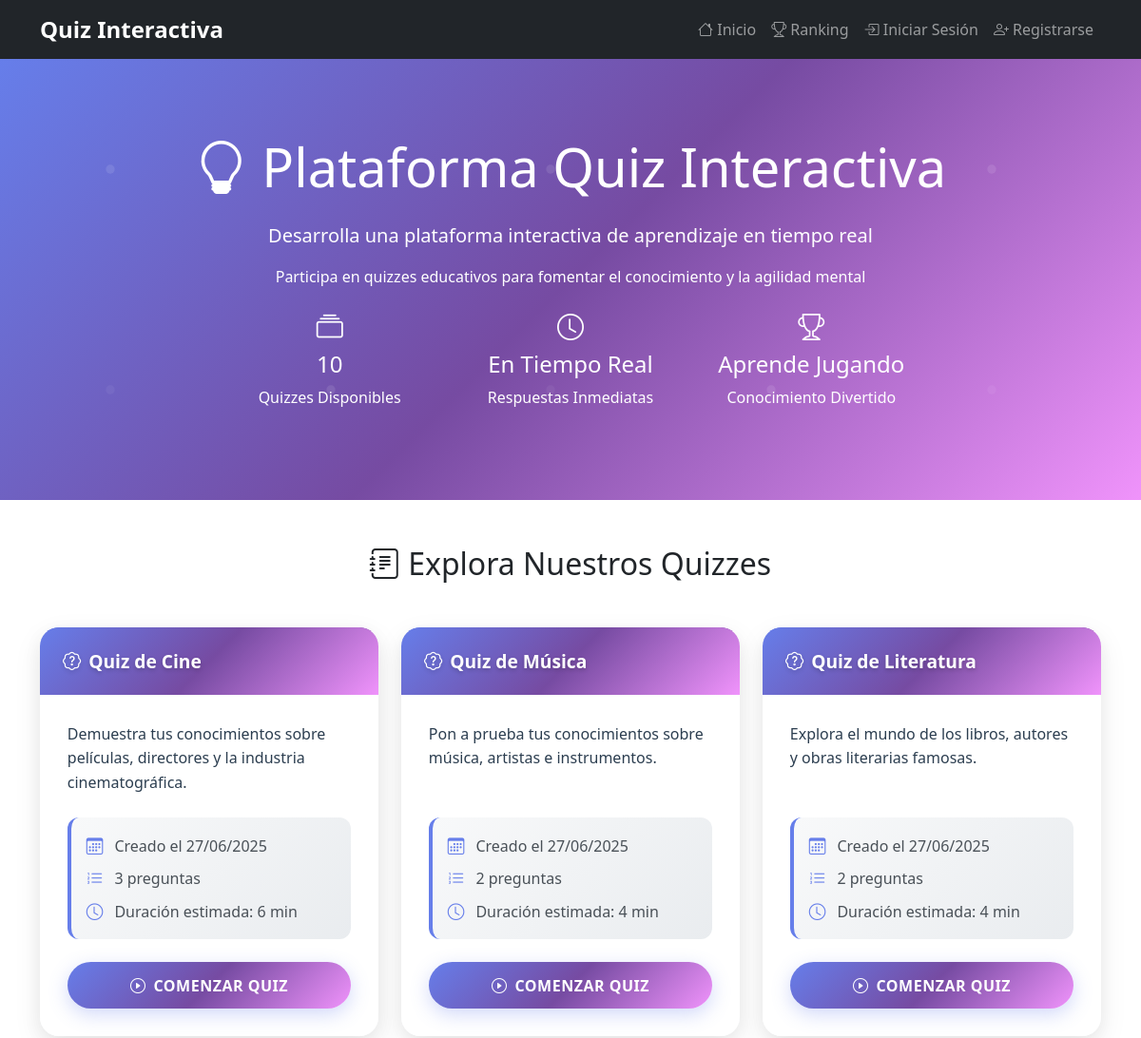
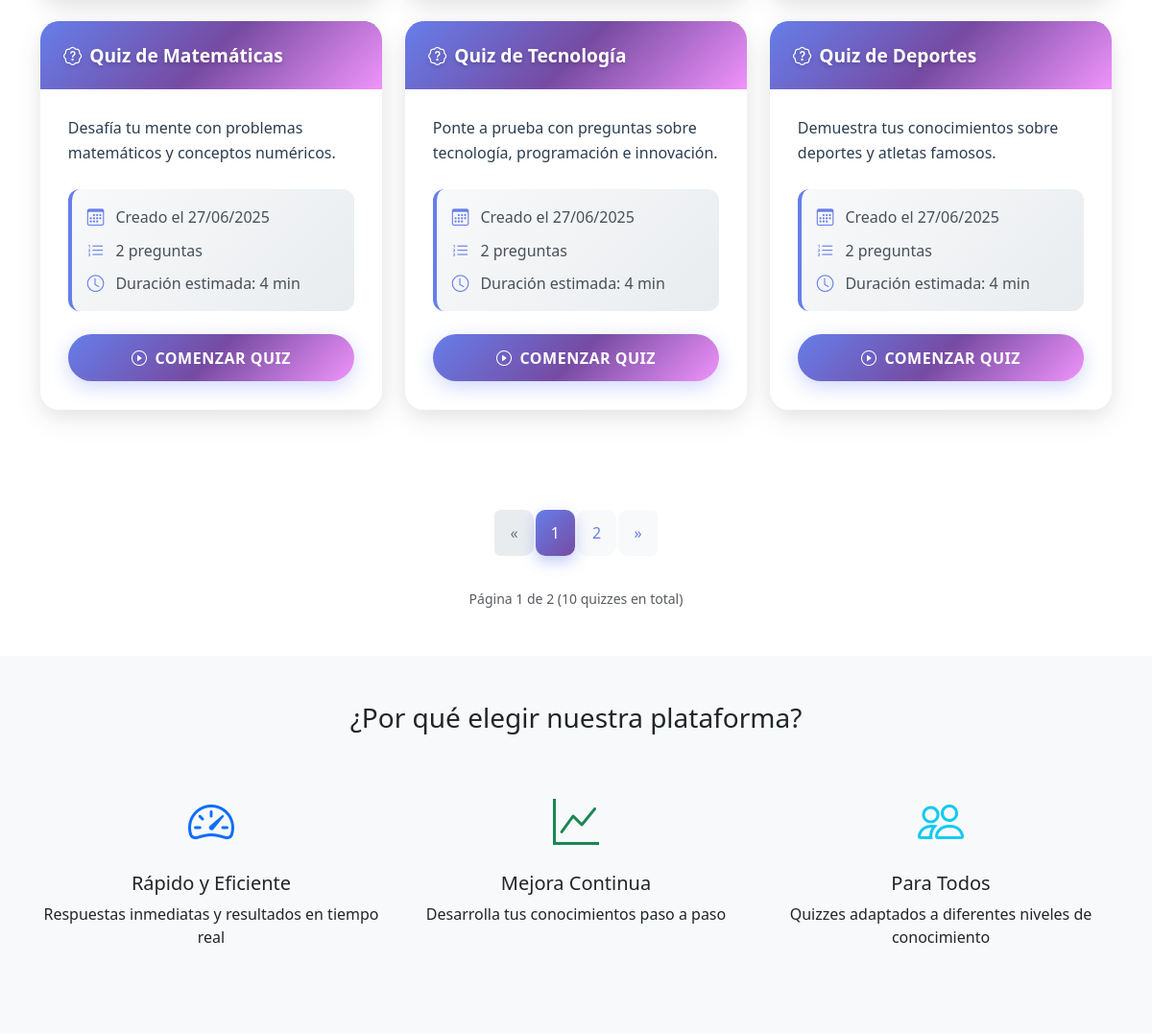
/ (upper part), run on an earlier commit of the app's database (2 pictures, top to bottom).
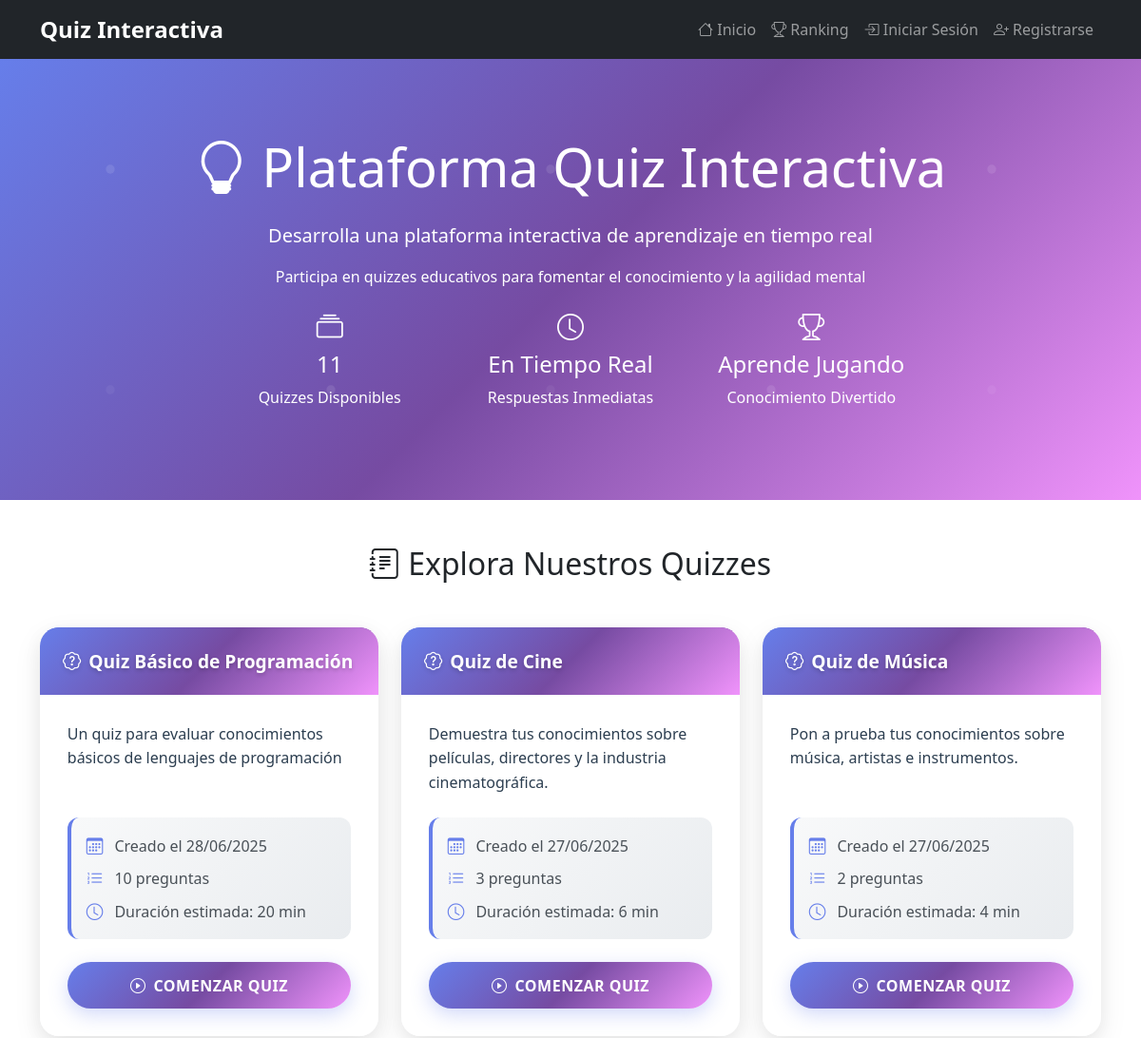
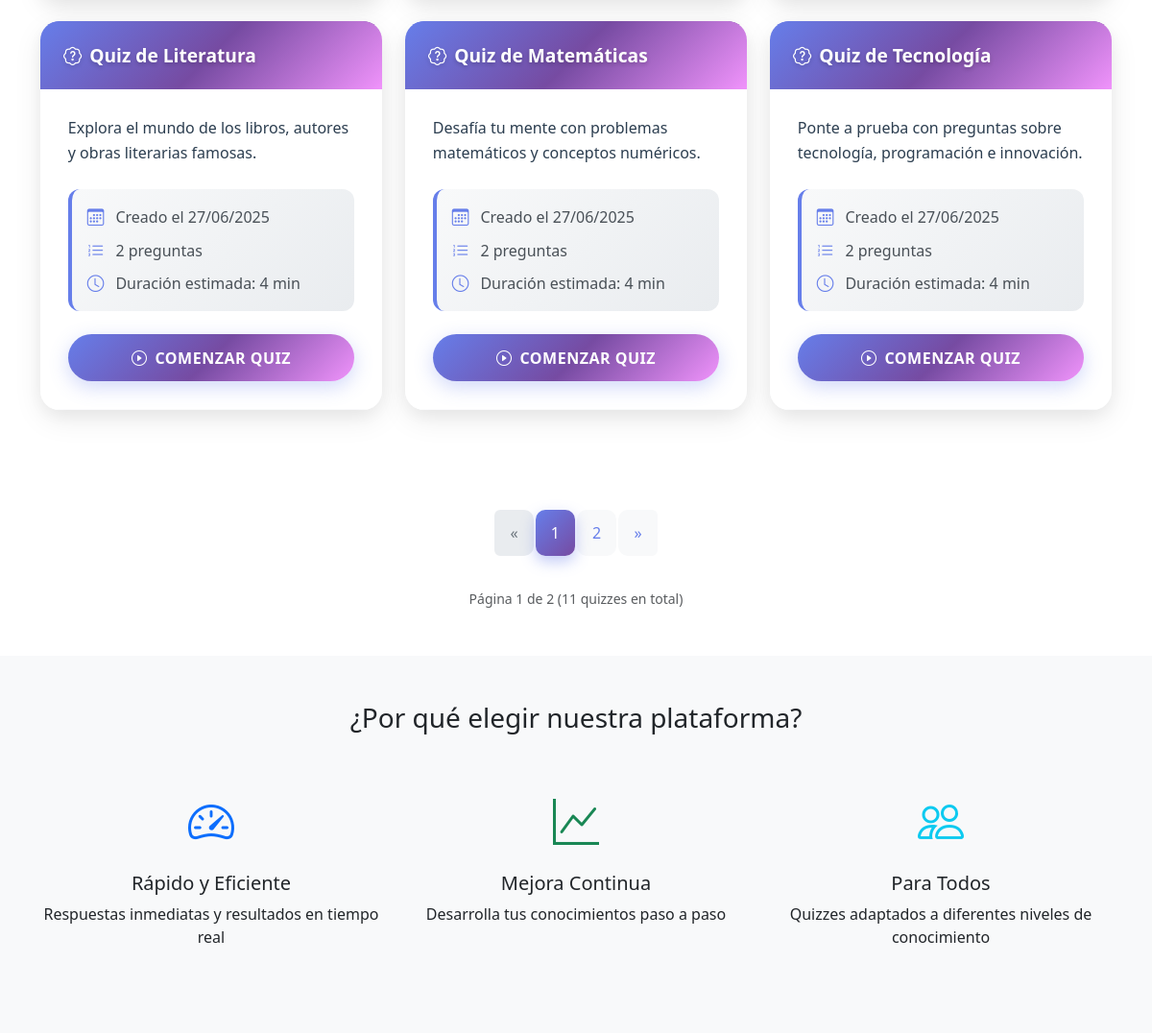
And on a later commit of the database (2 pictures, top to bottom).
### quizzes/models.py (models this page shows, shortened)
class Quiz(models.Model):
    titulo = models.CharField(max_length=200)
    descripcion = models.TextField(blank=True)
    fecha_creacion = models.DateTimeField(auto_now_add=True)
    activo = models.BooleanField(default=True)
    tiempo_limite = models.IntegerField(default=0, help_text="Tiempo en minutos (0 = sin límite)")

### quizzes/views.py (the view)
# urls.py: path('', views.quiz_list, name='quiz_list'),
def quiz_list(request):
    quizzes = Quiz.objects.filter(activo=True).order_by('-fecha_creacion')
    paginator = Paginator(quizzes, 6)  # 6 quizzes por página
    page_number = request.GET.get('page')
    page_obj = paginator.get_page(page_number)
    return render(request, 'quizzes/quiz_list.html', {'page_obj': page_obj})

### quizzes/templates/quizzes/quiz_list.html (shortened to what the changed rows need)
{% extends 'base.html' %}
{% block content %}
<div class="hero-section">
    <div class="container text-center">
        <h1 class="display-4 mb-4">
            <i class="bi bi-lightbulb"></i> Plataforma Quiz Interactiva
        </h1>
        <div class="row justify-content-center">
            <div class="col-md-8">
                <div class="row text-center">
                    <div class="col-md-4">
                        <h3><i class="bi bi-collection"></i></h3>
                        <h4>{{ page_obj.paginator.count }}</h4>
                        <p>Quizzes Disponibles</p>
                    </div>
                </div>
            </div>
        </div>
    </div>
</div>
<div class="container my-5">
    <div class="row">
        <div class="col-12">
            <h2 class="text-center mb-5">
                <i class="bi bi-journal-text"></i> Explora Nuestros Quizzes
            </h2>
        </div>
    </div>
    <div class="row">
        {% for quiz in page_obj %}
        <div class="col-lg-4 col-md-6 mb-4">
            <div class="card quiz-card h-100">
                <div class="quiz-card-header">
                    <h5 class="quiz-card-title">
                        <i class="bi bi-patch-question me-2"></i>{{ quiz.titulo }}
                    </h5>
                </div>
                <div class="card-body quiz-card-body d-flex flex-column">
                    <p class="quiz-card-text flex-grow-1">{{ quiz.descripcion }}</p>
                    <div class="quiz-info">
                        <div class="quiz-info-item">
                            <i class="bi bi-calendar3"></i>
                            <span>Creado el {{ quiz.fecha_creacion|date:"d/m/Y" }}</span>
                        </div>
                        <div class="quiz-info-item">
                            <i class="bi bi-list-ol"></i>
                            <span>{{ quiz.preguntas.count }} pregunta{{ quiz.preguntas.count|pluralize }}</span>
                        </div>
                        <div class="quiz-info-item">
                            <i class="bi bi-clock"></i>
                            <span>Duración estimada: {{ quiz.preguntas.count|add:quiz.preguntas.count }} min</span>
                        </div>
                    </div>
                    <div class="d-grid">
                        <a href="{% url 'quiz_detail' quiz.id %}" class="btn btn-quiz">
                            <i class="bi bi-play-circle me-2"></i>Comenzar Quiz
                        </a>
                    </div>
                </div>
            </div>
        </div>
        {% endfor %}
    </div>
    {% if page_obj.has_other_pages %}
    <div class="row mt-5">
        <div class="col-12">
            <nav aria-label="Paginación de quizzes">
                <ul class="pagination justify-content-center">
                    {% if page_obj.has_previous %}
                        <li class="page-item">
                            <a class="page-link" href="?page={{ page_obj.previous_page_number }}" aria-label="Anterior">
                                <span aria-hidden="true">&laquo;</span>
                            </a>
                        </li>
                    {% else %}
                        <li class="page-item disabled">
                            <span class="page-link" aria-label="Anterior">
                                <span aria-hidden="true">&laquo;</span>
                            </span>
                        </li>
                    {% endif %}
                    {% for num in page_obj.paginator.page_range %}
                        {% if page_obj.number == num %}
                            <li class="page-item active" aria-current="page">
                                <span class="page-link">{{ num }}</span>
                            </li>
                        {% elif num > page_obj.number|add:'-3' and num < page_obj.number|add:'3' %}
                            <li class="page-item">
                                <a class="page-link" href="?page={{ num }}">{{ num }}</a>
                            </li>
                        {% endif %}
                    {% endfor %}
                    {% if page_obj.has_next %}
                        <li class="page-item">
                            <a class="page-link" href="?page={{ page_obj.next_page_number }}" aria-label="Siguiente">
                                <span aria-hidden="true">&raquo;</span>
                            </a>
                        </li>
                    {% else %}
                        <li class="page-item disabled">
                            <span class="page-link" aria-label="Siguiente">
                                <span aria-hidden="true">&raquo;</span>
                            </span>
                        </li>
                    {% endif %}
                </ul>
            </nav>
            <div class="text-center text-muted mt-3">
                <small>
                    Página {{ page_obj.number }} de {{ page_obj.paginator.num_pages }}
                    ({{ page_obj.paginator.count }} quiz{{ page_obj.paginator.count|pluralize:"zes" }} en total)
                </small>
            </div>
        </div>
    </div>
    {% endif %}
</div>
{% endblock %}

What changed in the data, as far as the page shows it:
no longer on this page (row unchanged): Quiz: titulo "Quiz de Deportes", descripcion "Demuestra tus conocimientos sobre deportes y atletas famosos.", fecha_creacion "27/06/2025", preguntas.count "2", preguntas.count|add "4"
added Quiz: titulo "Quiz Básico de Programación", descripcion "Un quiz para evaluar conocimientos básicos de lenguajes de programación", fecha_creacion "28/06/2025", preguntas.count "10", preguntas.count|add "20"
Also different on the page:
{{ page_obj.paginator.count }}: "10" → "11"
